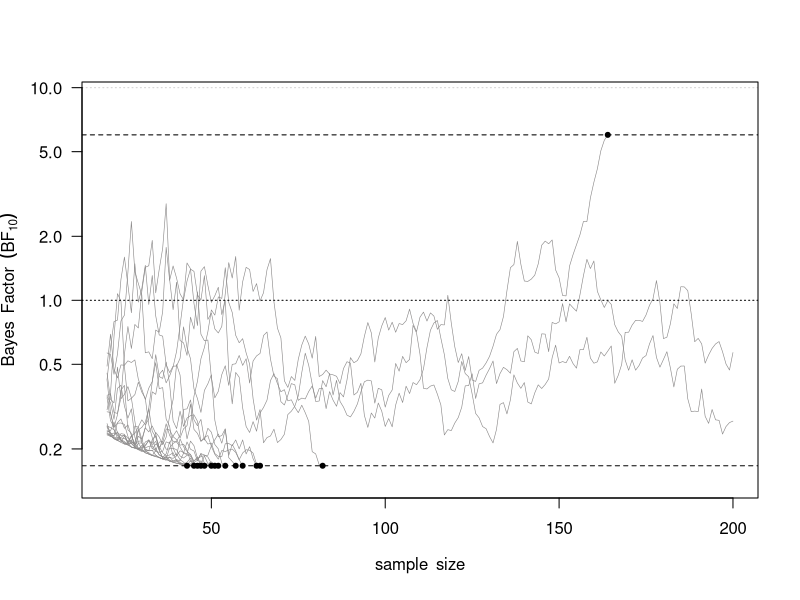

Recreate this plot in R.
if(!require(BayesFactor)){install.packages("BayesFactor")}
if(!require(tidyverse)){install.packages("tidyverse")}
library(BayesFactor)
library(tidyverse)

seqBF <- function(cohensd = 0.5, rscale = "medium", nsims = 20, boundary = 10, nmin = 20, nmax = 100) {
    
    options(scipen = 999) # disable scientific notation for numbers
    
    ns <- seq(nmin, nmax, by = 1)
    
    res <- matrix(NA, nrow = length(ns) * nsims, ncol = 5,
        dimnames = list(NULL, c("id", "cohensd", "boundary", "n", "logBF") ) )
    
    res.counter <- 1
    
    for (i in 1:nsims) {
        
        x <- rnorm(n = nmax, mean = 0, sd = 1)
        y <- rnorm(n = nmax, mean = cohensd, sd = 1)
        
        maxsamp <- cbind(x, y)
        
        # res0 keeps the accumulating sample variables from this specific run
        res0 <- matrix(NA, nrow = length(ns), ncol = ncol(res), dimnames = dimnames(res) )
        
        for (n in ns) {
            
            # subestting data
            samp <- maxsamp[1:n, ]

            # computing the BF
            logBF <-
                BayesFactor::ttestBF(samp[, 1], samp[, 2], rscale = rscale) %>%
                as.vector %>%
                as.numeric
            
            res0[which(ns == n), ] <-
                c(
                    id = i,
                    true.ES	= cohensd,
                    boundary = boundary,
                    n = n,
                    logBF = logBF)
            
            if (abs(logBF) >= boundary | abs(logBF) <= 1 / boundary) {break;}
            
        }
        
        res[res.counter:(res.counter + nrow(res0) - 1), ] <- res0
        res.counter <- res.counter + nrow(res0)
        
    }
    
    class(res) <- c("resBF", "matrix")
    
    # removing rows with only NAs
    res <- res[!!rowSums(!is.na(res) ), ]
    
    return(res)
    
}

#############################################################################
# plot method
########################################################

plot.resBF <- function(x, ... ) {

    xlim <- c(min(x$n), max(x$n) )
    ylim <- c(min(x$logBF) / 1.2, max(x$logBF) * 1.5 )

    plot(NA, xlab = expression(sample~ ~size), ylab = expression(Bayes~ ~Factor~ ~(BF[10]) ),
        log = "y", las = 1,
        xlim = xlim, ylim = ylim, panel.first = grid(0, NULL, lty = 3) )

    for (i in 1:length(unique(x$id) ) ) {

        lines(x$logBF[x$id == i] ~ x$n[x$id == i], lwd = 0.6, col = "snow4" )

    }

    abline(h = 1, lty = 3)

}

#################################################################################
# analysing the results
######################################################

analyse <-
    function(cohensd = 0.5, rscale = "medium", nsims = 100, boundary = Inf, nmin = 10, nmax = 200, plot = TRUE) {
    
    results <-
        seqBF(
            cohensd = cohensd, rscale = rscale, nsims = nsims, 
            boundary = boundary, nmin = nmin, nmax = nmax) %>%
        data.frame
    
    class(results) <-  c("resBF", "data.frame")
    
    # ceiling the BFs over the boundary (for aesthetics purposes)
    results$logBF[results$logBF >= boundary] <- boundary
    results$logBF[results$logBF <= 1 / boundary] <- 1 / boundary
    
    # number of boundary hits
    boundary_hit <-
        results$id[results$logBF>=unique(results$boundary)|
                results$logBF<=1/unique(results$boundary) ] %>%
        unique %>% length
    
    # number of simulations
    all_traj <- length(unique(results$id) )
    # percentage of simulations hitting the boundary
    percent <- (boundary_hit / all_traj) * 100
    # average sample number (asn)
    asn <- mean(results$n[results$logBF >= boundary|
            results$logBF <= 1 / boundary])
    # upper boundary
    hit1 <- unique(results$n[results$logBF >= unique(results$boundary)])
    # lower boundary
    hit2 <- unique(results$n[results$logBF <= 1 / unique(results$boundary)])
    
    if (plot == TRUE) {
        
        plot(results)
        abline(h = unique(results$boundary), lty = 2)
        abline(h = 1 / unique(results$boundary), lty = 2)
        points(hit1, rep(unique(results$boundary), length(hit1) ), pch = 20, cex = 1)
        points(hit2, rep(1 / unique(results$boundary), length(hit2) ), pch = 20, cex = 1)
        
    }
    
    ana <- data.frame(cbind(
        unique(results$cohensd), unique(results$boundary), percent, asn) )
    
    colnames(ana) <- c("cohensd", "boundary", "percentage", "asn")
    
    return(ana)
    
}

analyse(cohensd = 0, rscale = "wide", nsims = 20, boundary = 6, nmin = 20, nmax = 200, plot = TRUE)
